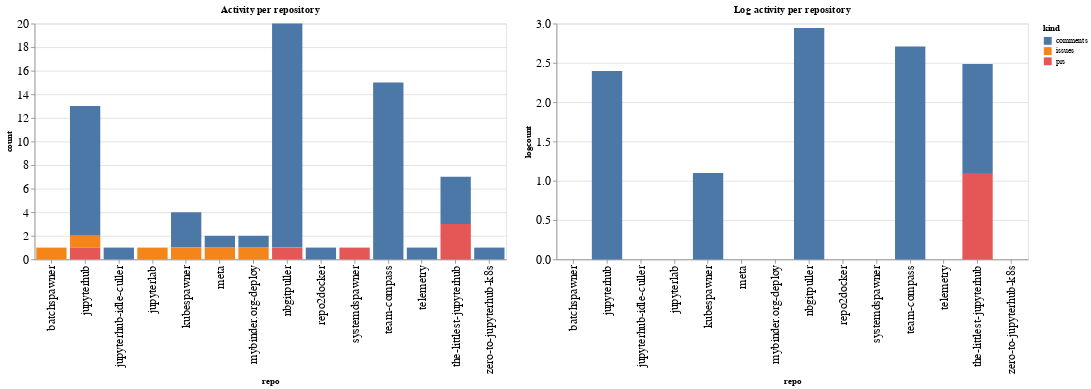

Notebook source saved alongside this figure:
### Code cell
ch1 = alt.Chart(repo_summaries, width=600, title="Activity per repository").mark_bar().encode(
    x='repo',
    y='count',
    color='kind',
    tooltip="kind"
)

ch2 = alt.Chart(repo_summaries, width=600, title="Log activity per repository").mark_bar().encode(
    x='repo',
    y='logcount',
    color='kind',
    tooltip="kind"
)

ch1 | ch2

### Figure 1 — Vega-Lite specification as saved in the notebook (floating-point values rounded to 4 significant figures)
{"config": {"axisLeft": {"labelFontSize": 15}, "axisBottom": {"labelFontSize": 15}}, "hconcat": [{"mark": "bar", "encoding": {"color": {"type": "nominal", "field": "kind"}, "tooltip": {"type": "nominal", "field": "kind"}, "x": {"type": "nominal", "field": "repo"}, "y": {"type": "quantitative", "field": "count"}}, "title": "Activity per repository", "width": 600}, {"mark": "bar", "encoding": {"color": {"type": "nominal", "field": "kind"}, "tooltip": {"type": "nominal", "field": "kind"}, "x": {"type": "nominal", "field": "repo"}, "y": {"type": "quantitative", "field": "logcount"}}, "title": "Log activity per repository", "width": 600}], "data": {"name": "data-76eda5191bebb3e0b0fefdffdc406175"}, "$schema": "https://vega.github.io/schema/vega-lite/v4.8.1.json", "datasets": {"data-76eda5191bebb3e0b0fefdffdc406175": [{"repo": "batchspawner", "kind": "issues", "count": 1, "logcount": 0.0}, {"repo": "jupyterhub", "kind": "comments", "count": 11, "logcount": 2.398}, {"repo": "jupyterhub", "kind": "issues", "count": 1, "logcount": 0.0}, {"repo": "jupyterhub", "kind": "prs", "count": 1, "logcount": 0.0}, {"repo": "jupyterhub-idle-culler", "kind": "comments", "count": 1, "logcount": 0.0}, {"repo": "jupyterlab", "kind": "issues", "count": 1, "logcount": 0.0}, {"repo": "kubespawner", "kind": "comments", "count": 3, "logcount": 1.099}, {"repo": "kubespawner", "kind": "issues", "count": 1, "logcount": 0.0}, {"repo": "meta", "kind": "comments", "count": 1, "logcount": 0.0}, {"repo": "meta", "kind": "issues", "count": 1, "logcount": 0.0}, {"repo": "mybinder.org-deploy", "kind": "comments", "count": 1, "logcount": 0.0}, {"repo": "mybinder.org-deploy", "kind": "issues", "count": 1, "logcount": 0.0}, {"repo": "nbgitpuller", "kind": "comments", "count": 19, "logcount": 2.944}, {"repo": "nbgitpuller", "kind": "prs", "count": 1, "logcount": 0.0}, {"repo": "repo2docker", "kind": "comments", "count": 1, "logcount": 0.0}, {"repo": "systemdspawner", "kind": "prs", "count": 1, "logcount": 0.0}, {"repo": "team-compass", "kind": "comments", "count": 15, "logcount": 2.708}, {"repo": "telemetry", "kind": "comments", "count": 1, "logcount": 0.0}, {"repo": "the-littlest-jupyterhub", "kind": "comments", "count": 4, "logcount": 1.386}, {"repo": "the-littlest-jupyterhub", "kind": "prs", "count": 3, "logcount": 1.099}, {"repo": "zero-to-jupyterhub-k8s", "kind": "comments", "count": 1, "logcount": 0.0}]}}
